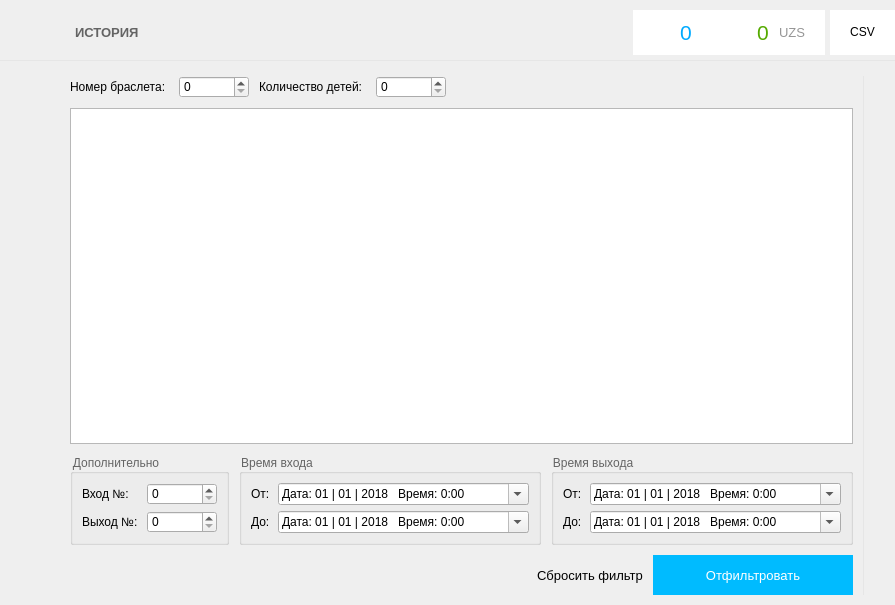
<?xml version="1.0" encoding="UTF-8"?>
<ui version="4.0">
 <class>HistoryForm</class>
 <widget class="QWidget" name="HistoryForm">
  <property name="geometry">
   <rect>
    <x>0</x>
    <y>0</y>
    <width>895</width>
    <height>605</height>
   </rect>
  </property>
  <property name="windowTitle">
   <string>Form</string>
  </property>
  <layout class="QVBoxLayout" name="verticalLayout_6">
   <property name="spacing">
    <number>5</number>
   </property>
   <property name="leftMargin">
    <number>0</number>
   </property>
   <property name="topMargin">
    <number>10</number>
   </property>
   <property name="rightMargin">
    <number>0</number>
   </property>
   <property name="bottomMargin">
    <number>10</number>
   </property>
   <item>
    <layout class="QHBoxLayout" name="horizontalLayout">
     <property name="leftMargin">
      <number>30</number>
     </property>
     <item>
      <widget class="QPushButton" name="back_but">
       <property name="enabled">
        <bool>true</bool>
       </property>
       <property name="cursor">
        <cursorShape>PointingHandCursor</cursorShape>
       </property>
       <property name="text">
        <string/>
       </property>
       <property name="icon">
        <iconset resource="../clientresources.qrc">
         <normaloff>:/resources/glyphs/15.png</normaloff>:/resources/glyphs/15.png</iconset>
       </property>
       <property name="flat">
        <bool>true</bool>
       </property>
      </widget>
     </item>
     <item>
      <widget class="QLabel" name="label_4">
       <property name="font">
        <font>
         <pointsize>10</pointsize>
         <weight>75</weight>
         <bold>true</bold>
        </font>
       </property>
       <property name="styleSheet">
        <string notr="true">color: rgb(100, 100, 100);</string>
       </property>
       <property name="text">
        <string>ИСТОРИЯ</string>
       </property>
      </widget>
     </item>
     <item>
      <spacer name="horizontalSpacer_2">
       <property name="orientation">
        <enum>Qt::Horizontal</enum>
       </property>
       <property name="sizeHint" stdset="0">
        <size>
         <width>40</width>
         <height>20</height>
        </size>
       </property>
      </spacer>
     </item>
     <item>
      <widget class="QFrame" name="frame_2">
       <property name="styleSheet">
        <string notr="true">background-color: rgb(255, 255, 255);</string>
       </property>
       <property name="frameShape">
        <enum>QFrame::NoFrame</enum>
       </property>
       <property name="frameShadow">
        <enum>QFrame::Raised</enum>
       </property>
       <property name="lineWidth">
        <number>0</number>
       </property>
       <layout class="QHBoxLayout" name="horizontalLayout_9">
        <property name="spacing">
         <number>25</number>
        </property>
        <property name="leftMargin">
         <number>30</number>
        </property>
        <property name="topMargin">
         <number>10</number>
        </property>
        <property name="rightMargin">
         <number>10</number>
        </property>
        <property name="bottomMargin">
         <number>10</number>
        </property>
        <item>
         <layout class="QHBoxLayout" name="horizontalLayout_15">
          <property name="spacing">
           <number>10</number>
          </property>
          <property name="rightMargin">
           <number>10</number>
          </property>
          <item>
           <widget class="QLabel" name="label">
            <property name="toolTip">
             <string>&lt;html&gt;&lt;head/&gt;&lt;body&gt;&lt;p&gt;Всего в парке людей.&lt;/p&gt;&lt;/body&gt;&lt;/html&gt;</string>
            </property>
            <property name="text">
             <string/>
            </property>
            <property name="pixmap">
             <pixmap resource="../clientresources.qrc">:/resources/glyphs/14.png</pixmap>
            </property>
           </widget>
          </item>
          <item>
           <widget class="QLabel" name="people_label">
            <property name="font">
             <font>
              <pointsize>16</pointsize>
             </font>
            </property>
            <property name="toolTip">
             <string>&lt;html&gt;&lt;head/&gt;&lt;body&gt;&lt;p&gt;Всего в парке людей.&lt;/p&gt;&lt;/body&gt;&lt;/html&gt;</string>
            </property>
            <property name="styleSheet">
             <string notr="true">color: rgb(0, 170, 255);</string>
            </property>
            <property name="text">
             <string>0</string>
            </property>
           </widget>
          </item>
         </layout>
        </item>
        <item>
         <layout class="QHBoxLayout" name="horizontalLayout_16">
          <property name="spacing">
           <number>10</number>
          </property>
          <property name="rightMargin">
           <number>10</number>
          </property>
          <item>
           <widget class="QLabel" name="label_5">
            <property name="minimumSize">
             <size>
              <width>20</width>
              <height>20</height>
             </size>
            </property>
            <property name="maximumSize">
             <size>
              <width>16</width>
              <height>16</height>
             </size>
            </property>
            <property name="toolTip">
             <string>&lt;html&gt;&lt;head/&gt;&lt;body&gt;&lt;p&gt;Общая транзакция, тех кто в парке.&lt;/p&gt;&lt;/body&gt;&lt;/html&gt;</string>
            </property>
            <property name="text">
             <string/>
            </property>
            <property name="pixmap">
             <pixmap resource="../clientresources.qrc">:/resources/glyphs/coins.png</pixmap>
            </property>
            <property name="scaledContents">
             <bool>true</bool>
            </property>
           </widget>
          </item>
          <item>
           <widget class="QLabel" name="total_price_label">
            <property name="font">
             <font>
              <pointsize>16</pointsize>
             </font>
            </property>
            <property name="toolTip">
             <string>&lt;html&gt;&lt;head/&gt;&lt;body&gt;&lt;p&gt;Общая транзакция, тех кто в парке.&lt;/p&gt;&lt;/body&gt;&lt;/html&gt;</string>
            </property>
            <property name="styleSheet">
             <string notr="true">color: rgb(85, 170, 0);</string>
            </property>
            <property name="text">
             <string>0</string>
            </property>
           </widget>
          </item>
          <item>
           <widget class="QLabel" name="label_10">
            <property name="font">
             <font>
              <pointsize>10</pointsize>
             </font>
            </property>
            <property name="toolTip">
             <string>&lt;html&gt;&lt;head/&gt;&lt;body&gt;&lt;p&gt;Общая транзакция, тех кто в парке.&lt;/p&gt;&lt;/body&gt;&lt;/html&gt;</string>
            </property>
            <property name="styleSheet">
             <string notr="true">color: rgb(150, 150, 150);</string>
            </property>
            <property name="text">
             <string>UZS</string>
            </property>
           </widget>
          </item>
         </layout>
        </item>
       </layout>
      </widget>
     </item>
     <item>
      <widget class="QFrame" name="frame_3">
       <property name="styleSheet">
        <string notr="true">QFrame{
background-color: rgb(255, 255, 255);
}
QPushButton{
    border: none; /* no border for a flat push button */
}

QPushButton:hover{
	text-decoration: underline;
}</string>
       </property>
       <property name="frameShape">
        <enum>QFrame::NoFrame</enum>
       </property>
       <property name="frameShadow">
        <enum>QFrame::Raised</enum>
       </property>
       <property name="lineWidth">
        <number>0</number>
       </property>
       <layout class="QHBoxLayout" name="horizontalLayout_17">
        <property name="spacing">
         <number>25</number>
        </property>
        <property name="leftMargin">
         <number>20</number>
        </property>
        <property name="topMargin">
         <number>10</number>
        </property>
        <property name="rightMargin">
         <number>20</number>
        </property>
        <property name="bottomMargin">
         <number>10</number>
        </property>
        <item>
         <widget class="QPushButton" name="export_to_csv_but">
          <property name="cursor">
           <cursorShape>PointingHandCursor</cursorShape>
          </property>
          <property name="text">
           <string>CSV</string>
          </property>
          <property name="icon">
           <iconset resource="../clientresources.qrc">
            <normaloff>:/resources/glyphs/24.png</normaloff>:/resources/glyphs/24.png</iconset>
          </property>
         </widget>
        </item>
       </layout>
      </widget>
     </item>
    </layout>
   </item>
   <item>
    <widget class="Line" name="line">
     <property name="minimumSize">
      <size>
       <width>0</width>
       <height>1</height>
      </size>
     </property>
     <property name="maximumSize">
      <size>
       <width>16777215</width>
       <height>1</height>
      </size>
     </property>
     <property name="styleSheet">
      <string notr="true">background-color:rgba(230, 230, 230, 255);
</string>
     </property>
     <property name="lineWidth">
      <number>0</number>
     </property>
     <property name="orientation">
      <enum>Qt::Horizontal</enum>
     </property>
    </widget>
   </item>
   <item>
    <layout class="QHBoxLayout" name="horizontalLayout_4">
     <property name="spacing">
      <number>20</number>
     </property>
     <property name="leftMargin">
      <number>30</number>
     </property>
     <property name="topMargin">
      <number>10</number>
     </property>
     <property name="rightMargin">
      <number>20</number>
     </property>
     <item>
      <layout class="QVBoxLayout" name="verticalLayout_3">
       <property name="spacing">
        <number>5</number>
       </property>
       <property name="topMargin">
        <number>0</number>
       </property>
       <property name="rightMargin">
        <number>0</number>
       </property>
       <item>
        <widget class="QLabel" name="label_7">
         <property name="font">
          <font>
           <pointsize>12</pointsize>
          </font>
         </property>
         <property name="pixmap">
          <pixmap resource="../clientresources.qrc">:/resources/glyphs/73.png</pixmap>
         </property>
         <property name="alignment">
          <set>Qt::AlignLeading|Qt::AlignLeft|Qt::AlignTop</set>
         </property>
        </widget>
       </item>
       <item>
        <spacer name="verticalSpacer_3">
         <property name="orientation">
          <enum>Qt::Vertical</enum>
         </property>
         <property name="sizeHint" stdset="0">
          <size>
           <width>20</width>
           <height>40</height>
          </size>
         </property>
        </spacer>
       </item>
      </layout>
     </item>
     <item>
      <widget class="QSplitter" name="splitter">
       <property name="orientation">
        <enum>Qt::Horizontal</enum>
       </property>
       <property name="handleWidth">
        <number>0</number>
       </property>
       <widget class="QFrame" name="frame_4">
        <property name="frameShape">
         <enum>QFrame::NoFrame</enum>
        </property>
        <property name="frameShadow">
         <enum>QFrame::Raised</enum>
        </property>
        <property name="lineWidth">
         <number>0</number>
        </property>
        <layout class="QHBoxLayout" name="horizontalLayout_6">
         <property name="spacing">
          <number>10</number>
         </property>
         <property name="leftMargin">
          <number>0</number>
         </property>
         <property name="topMargin">
          <number>0</number>
         </property>
         <property name="rightMargin">
          <number>0</number>
         </property>
         <property name="bottomMargin">
          <number>0</number>
         </property>
         <item>
          <layout class="QVBoxLayout" name="verticalLayout_5">
           <property name="spacing">
            <number>10</number>
           </property>
           <property name="rightMargin">
            <number>0</number>
           </property>
           <property name="bottomMargin">
            <number>0</number>
           </property>
           <item>
            <layout class="QHBoxLayout" name="horizontalLayout_10">
             <property name="bottomMargin">
              <number>0</number>
             </property>
             <item>
              <widget class="QLabel" name="label_3">
               <property name="styleSheet">
                <string notr="true">color: rgb(0, 0, 0);</string>
               </property>
               <property name="text">
                <string>Номер браслета: </string>
               </property>
              </widget>
             </item>
             <item>
              <widget class="QSpinBox" name="bracer_number_spin">
               <property name="minimumSize">
                <size>
                 <width>70</width>
                 <height>0</height>
                </size>
               </property>
               <property name="maximumSize">
                <size>
                 <width>100</width>
                 <height>16777215</height>
                </size>
               </property>
               <property name="styleSheet">
                <string notr="true">color: rgb(0, 0, 0);</string>
               </property>
               <property name="maximum">
                <number>9999</number>
               </property>
              </widget>
             </item>
             <item>
              <widget class="QLabel" name="label_14">
               <property name="styleSheet">
                <string notr="true">color: rgb(0, 0, 0);</string>
               </property>
               <property name="text">
                <string>Количество детей: </string>
               </property>
              </widget>
             </item>
             <item>
              <widget class="QSpinBox" name="bracer_number_spin_2">
               <property name="minimumSize">
                <size>
                 <width>70</width>
                 <height>0</height>
                </size>
               </property>
               <property name="maximumSize">
                <size>
                 <width>100</width>
                 <height>16777215</height>
                </size>
               </property>
               <property name="styleSheet">
                <string notr="true">color: rgb(0, 0, 0);</string>
               </property>
               <property name="maximum">
                <number>9999</number>
               </property>
              </widget>
             </item>
             <item>
              <spacer name="horizontalSpacer_3">
               <property name="orientation">
                <enum>Qt::Horizontal</enum>
               </property>
               <property name="sizeHint" stdset="0">
                <size>
                 <width>40</width>
                 <height>20</height>
                </size>
               </property>
              </spacer>
             </item>
            </layout>
           </item>
           <item>
            <widget class="QTableView" name="model_table">
             <property name="alternatingRowColors">
              <bool>false</bool>
             </property>
             <property name="selectionBehavior">
              <enum>QAbstractItemView::SelectRows</enum>
             </property>
             <property name="sortingEnabled">
              <bool>false</bool>
             </property>
             <attribute name="horizontalHeaderShowSortIndicator" stdset="0">
              <bool>false</bool>
             </attribute>
             <attribute name="horizontalHeaderStretchLastSection">
              <bool>true</bool>
             </attribute>
            </widget>
           </item>
           <item>
            <layout class="QHBoxLayout" name="horizontalLayout_8" stretch="0,0,0,0">
             <item>
              <layout class="QVBoxLayout" name="verticalLayout_2"/>
             </item>
             <item>
              <widget class="QGroupBox" name="groupBox_2">
               <property name="styleSheet">
                <string notr="true">color: rgb(100, 100, 100);</string>
               </property>
               <property name="title">
                <string>Дополнительно</string>
               </property>
               <layout class="QVBoxLayout" name="verticalLayout_7">
                <item>
                 <layout class="QHBoxLayout" name="horizontalLayout_7">
                  <item>
                   <widget class="QLabel" name="label_6">
                    <property name="styleSheet">
                     <string notr="true">color: rgb(0, 0, 0);</string>
                    </property>
                    <property name="text">
                     <string>Вход №: </string>
                    </property>
                   </widget>
                  </item>
                  <item>
                   <widget class="QSpinBox" name="enter_number_spin">
                    <property name="minimumSize">
                     <size>
                      <width>70</width>
                      <height>0</height>
                     </size>
                    </property>
                    <property name="maximumSize">
                     <size>
                      <width>100</width>
                      <height>16777215</height>
                     </size>
                    </property>
                    <property name="styleSheet">
                     <string notr="true">color: rgb(0, 0, 0);</string>
                    </property>
                   </widget>
                  </item>
                 </layout>
                </item>
                <item>
                 <layout class="QHBoxLayout" name="horizontalLayout_13">
                  <item>
                   <widget class="QLabel" name="label_8">
                    <property name="styleSheet">
                     <string notr="true">color: rgb(0, 0, 0);</string>
                    </property>
                    <property name="text">
                     <string>Выход №: </string>
                    </property>
                   </widget>
                  </item>
                  <item>
                   <widget class="QSpinBox" name="enter_number_spin_2">
                    <property name="minimumSize">
                     <size>
                      <width>70</width>
                      <height>0</height>
                     </size>
                    </property>
                    <property name="maximumSize">
                     <size>
                      <width>100</width>
                      <height>16777215</height>
                     </size>
                    </property>
                    <property name="styleSheet">
                     <string notr="true">color: rgb(0, 0, 0);</string>
                    </property>
                   </widget>
                  </item>
                 </layout>
                </item>
               </layout>
              </widget>
             </item>
             <item>
              <widget class="QGroupBox" name="groupBox">
               <property name="styleSheet">
                <string notr="true">color: rgb(100, 100, 100);</string>
               </property>
               <property name="title">
                <string>Время входа</string>
               </property>
               <layout class="QVBoxLayout" name="verticalLayout">
                <item>
                 <layout class="QHBoxLayout" name="horizontalLayout_2" stretch="0,1">
                  <property name="spacing">
                   <number>5</number>
                  </property>
                  <item>
                   <widget class="QLabel" name="label_9">
                    <property name="styleSheet">
                     <string notr="true">color: rgb(0, 0, 0);</string>
                    </property>
                    <property name="text">
                     <string>От: </string>
                    </property>
                   </widget>
                  </item>
                  <item>
                   <widget class="QDateTimeEdit" name="in_from_dateTime">
                    <property name="sizePolicy">
                     <sizepolicy hsizetype="Expanding" vsizetype="Fixed">
                      <horstretch>0</horstretch>
                      <verstretch>0</verstretch>
                     </sizepolicy>
                    </property>
                    <property name="styleSheet">
                     <string notr="true">color: rgb(0, 0, 0);</string>
                    </property>
                    <property name="dateTime">
                     <datetime>
                      <hour>0</hour>
                      <minute>0</minute>
                      <second>0</second>
                      <year>2018</year>
                      <month>1</month>
                      <day>1</day>
                     </datetime>
                    </property>
                    <property name="date">
                     <date>
                      <year>2018</year>
                      <month>1</month>
                      <day>1</day>
                     </date>
                    </property>
                    <property name="minimumDateTime">
                     <datetime>
                      <hour>0</hour>
                      <minute>0</minute>
                      <second>0</second>
                      <year>1818</year>
                      <month>1</month>
                      <day>1</day>
                     </datetime>
                    </property>
                    <property name="currentSection">
                     <enum>QDateTimeEdit::NoSection</enum>
                    </property>
                    <property name="displayFormat">
                     <string>Дата: dd | MM | yyyy   Время: H:mm</string>
                    </property>
                    <property name="calendarPopup">
                     <bool>true</bool>
                    </property>
                   </widget>
                  </item>
                 </layout>
                </item>
                <item>
                 <layout class="QHBoxLayout" name="horizontalLayout_3" stretch="0,1">
                  <property name="spacing">
                   <number>5</number>
                  </property>
                  <item>
                   <widget class="QLabel" name="label_12">
                    <property name="styleSheet">
                     <string notr="true">color: rgb(0, 0, 0);</string>
                    </property>
                    <property name="text">
                     <string>До: </string>
                    </property>
                   </widget>
                  </item>
                  <item>
                   <widget class="QDateTimeEdit" name="in_to_dateTime">
                    <property name="sizePolicy">
                     <sizepolicy hsizetype="Expanding" vsizetype="Fixed">
                      <horstretch>0</horstretch>
                      <verstretch>0</verstretch>
                     </sizepolicy>
                    </property>
                    <property name="styleSheet">
                     <string notr="true">color: rgb(0, 0, 0);</string>
                    </property>
                    <property name="dateTime">
                     <datetime>
                      <hour>0</hour>
                      <minute>0</minute>
                      <second>0</second>
                      <year>2018</year>
                      <month>1</month>
                      <day>1</day>
                     </datetime>
                    </property>
                    <property name="date">
                     <date>
                      <year>2018</year>
                      <month>1</month>
                      <day>1</day>
                     </date>
                    </property>
                    <property name="minimumDateTime">
                     <datetime>
                      <hour>0</hour>
                      <minute>0</minute>
                      <second>0</second>
                      <year>1818</year>
                      <month>1</month>
                      <day>1</day>
                     </datetime>
                    </property>
                    <property name="currentSection">
                     <enum>QDateTimeEdit::NoSection</enum>
                    </property>
                    <property name="displayFormat">
                     <string>Дата: dd | MM | yyyy   Время: H:mm</string>
                    </property>
                    <property name="calendarPopup">
                     <bool>true</bool>
                    </property>
                   </widget>
                  </item>
                 </layout>
                </item>
               </layout>
              </widget>
             </item>
             <item>
              <widget class="QGroupBox" name="groupBox_3">
               <property name="styleSheet">
                <string notr="true">color: rgb(100, 100, 100);</string>
               </property>
               <property name="title">
                <string>Время выхода</string>
               </property>
               <layout class="QVBoxLayout" name="verticalLayout_8">
                <item>
                 <layout class="QHBoxLayout" name="horizontalLayout_11" stretch="0,1">
                  <property name="spacing">
                   <number>5</number>
                  </property>
                  <item>
                   <widget class="QLabel" name="label_11">
                    <property name="styleSheet">
                     <string notr="true">color: rgb(0, 0, 0);</string>
                    </property>
                    <property name="text">
                     <string>От: </string>
                    </property>
                   </widget>
                  </item>
                  <item>
                   <widget class="QDateTimeEdit" name="out_from_dateTime">
                    <property name="sizePolicy">
                     <sizepolicy hsizetype="Expanding" vsizetype="Fixed">
                      <horstretch>0</horstretch>
                      <verstretch>0</verstretch>
                     </sizepolicy>
                    </property>
                    <property name="styleSheet">
                     <string notr="true">color: rgb(0, 0, 0);</string>
                    </property>
                    <property name="dateTime">
                     <datetime>
                      <hour>0</hour>
                      <minute>0</minute>
                      <second>0</second>
                      <year>2018</year>
                      <month>1</month>
                      <day>1</day>
                     </datetime>
                    </property>
                    <property name="date">
                     <date>
                      <year>2018</year>
                      <month>1</month>
                      <day>1</day>
                     </date>
                    </property>
                    <property name="minimumDateTime">
                     <datetime>
                      <hour>0</hour>
                      <minute>0</minute>
                      <second>0</second>
                      <year>1818</year>
                      <month>1</month>
                      <day>1</day>
                     </datetime>
                    </property>
                    <property name="currentSection">
                     <enum>QDateTimeEdit::NoSection</enum>
                    </property>
                    <property name="displayFormat">
                     <string>Дата: dd | MM | yyyy   Время: H:mm</string>
                    </property>
                    <property name="calendarPopup">
                     <bool>true</bool>
                    </property>
                   </widget>
                  </item>
                 </layout>
                </item>
                <item>
                 <layout class="QHBoxLayout" name="horizontalLayout_12" stretch="0,1">
                  <property name="spacing">
                   <number>5</number>
                  </property>
                  <item>
                   <widget class="QLabel" name="label_13">
                    <property name="styleSheet">
                     <string notr="true">color: rgb(0, 0, 0);</string>
                    </property>
                    <property name="text">
                     <string>До: </string>
                    </property>
                   </widget>
                  </item>
                  <item>
                   <widget class="QDateTimeEdit" name="out_to_dateTime">
                    <property name="sizePolicy">
                     <sizepolicy hsizetype="Expanding" vsizetype="Fixed">
                      <horstretch>0</horstretch>
                      <verstretch>0</verstretch>
                     </sizepolicy>
                    </property>
                    <property name="styleSheet">
                     <string notr="true">color: rgb(0, 0, 0);</string>
                    </property>
                    <property name="dateTime">
                     <datetime>
                      <hour>0</hour>
                      <minute>0</minute>
                      <second>0</second>
                      <year>2018</year>
                      <month>1</month>
                      <day>1</day>
                     </datetime>
                    </property>
                    <property name="date">
                     <date>
                      <year>2018</year>
                      <month>1</month>
                      <day>1</day>
                     </date>
                    </property>
                    <property name="minimumDateTime">
                     <datetime>
                      <hour>0</hour>
                      <minute>0</minute>
                      <second>0</second>
                      <year>1818</year>
                      <month>1</month>
                      <day>1</day>
                     </datetime>
                    </property>
                    <property name="currentSection">
                     <enum>QDateTimeEdit::NoSection</enum>
                    </property>
                    <property name="displayFormat">
                     <string>Дата: dd | MM | yyyy   Время: H:mm</string>
                    </property>
                    <property name="calendarPopup">
                     <bool>true</bool>
                    </property>
                   </widget>
                  </item>
                 </layout>
                </item>
               </layout>
              </widget>
             </item>
            </layout>
           </item>
           <item>
            <layout class="QHBoxLayout" name="horizontalLayout_19">
             <property name="spacing">
              <number>10</number>
             </property>
             <property name="bottomMargin">
              <number>0</number>
             </property>
             <item>
              <spacer name="horizontalSpacer">
               <property name="orientation">
                <enum>Qt::Horizontal</enum>
               </property>
               <property name="sizeHint" stdset="0">
                <size>
                 <width>40</width>
                 <height>20</height>
                </size>
               </property>
              </spacer>
             </item>
             <item>
              <widget class="QPushButton" name="clean_but">
               <property name="enabled">
                <bool>true</bool>
               </property>
               <property name="minimumSize">
                <size>
                 <width>40</width>
                 <height>40</height>
                </size>
               </property>
               <property name="font">
                <font>
                 <pointsize>10</pointsize>
                </font>
               </property>
               <property name="cursor">
                <cursorShape>PointingHandCursor</cursorShape>
               </property>
               <property name="styleSheet">
                <string notr="true">QPushButton{
    border: none; /* no border for a flat push button */
}

QPushButton:hover{
	text-decoration: underline;
}</string>
               </property>
               <property name="text">
                <string>Сбросить фильтр</string>
               </property>
               <property name="icon">
                <iconset resource="../clientresources.qrc">
                 <normaloff>:/resources/glyphs/51.png</normaloff>:/resources/glyphs/51.png</iconset>
               </property>
              </widget>
             </item>
             <item>
              <widget class="QPushButton" name="filter_but">
               <property name="enabled">
                <bool>true</bool>
               </property>
               <property name="minimumSize">
                <size>
                 <width>200</width>
                 <height>40</height>
                </size>
               </property>
               <property name="font">
                <font>
                 <pointsize>10</pointsize>
                </font>
               </property>
               <property name="styleSheet">
                <string notr="true">QAbstractButton{
color: rgb(255, 255, 255);
border:none;
	background-color: rgb(0, 187, 255);
}
QAbstractButton:hover{
/*background-color: rgb(255, 170, 0);*/
	background-color: rgb(0, 187, 255, 50%);

}</string>
               </property>
               <property name="text">
                <string>Отфильтровать</string>
               </property>
              </widget>
             </item>
            </layout>
           </item>
          </layout>
         </item>
         <item>
          <widget class="Line" name="line_3">
           <property name="minimumSize">
            <size>
             <width>1</width>
             <height>0</height>
            </size>
           </property>
           <property name="maximumSize">
            <size>
             <width>1</width>
             <height>16777215</height>
            </size>
           </property>
           <property name="styleSheet">
            <string notr="true">background-color:rgba(230, 230, 230, 255);
</string>
           </property>
           <property name="lineWidth">
            <number>0</number>
           </property>
           <property name="orientation">
            <enum>Qt::Vertical</enum>
           </property>
          </widget>
         </item>
        </layout>
       </widget>
       <widget class="QFrame" name="transactions_frame">
        <property name="frameShape">
         <enum>QFrame::NoFrame</enum>
        </property>
        <property name="frameShadow">
         <enum>QFrame::Raised</enum>
        </property>
        <property name="lineWidth">
         <number>0</number>
        </property>
        <layout class="QVBoxLayout" name="verticalLayout_4">
         <property name="spacing">
          <number>5</number>
         </property>
         <property name="leftMargin">
          <number>10</number>
         </property>
         <property name="topMargin">
          <number>0</number>
         </property>
         <property name="rightMargin">
          <number>0</number>
         </property>
         <property name="bottomMargin">
          <number>0</number>
         </property>
        </layout>
       </widget>
      </widget>
     </item>
    </layout>
   </item>
  </layout>
 </widget>
 <resources>
  <include location="../clientresources.qrc"/>
 </resources>
 <connections/>
</ui>
